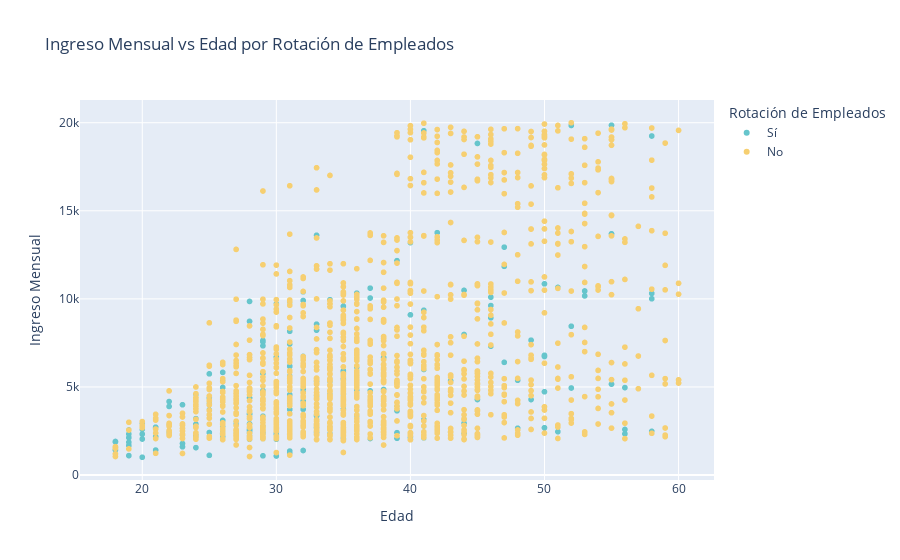

Here is the notebook cell this chart was saved with:
### Code cell
# Gráfico de dispersión
fig2 = px.scatter(df, x='Age', y='MonthlyIncome', color='Attrition', 
                  title='Ingreso Mensual vs Edad por Rotación de Empleados',
                  labels={'Attrition': 'Rotación de Empleados', 'Age': 'Edad', 'MonthlyIncome': 'Ingreso Mensual'},
                  color_discrete_sequence=px.colors.qualitative.Pastel)
fig2.write_html(os.path.join(output_dir, 'fig6.html'))
fig2.show()

### Figure 1 — Plotly figure (JSON) as saved in the notebook; plotly's stock layout.template omitted (floating-point values rounded to 4 significant figures; data arrays with more than 128 entries replaced by an {"elided": "..."} marker saying what was removed)
{"data": [{"hovertemplate": "Rotación de Empleados=Sí<br>Edad=%{x}<br>Ingreso Mensual=%{y}<extra></extra>", "legendgroup": "Sí", "marker": {"color": "rgb(102, 197, 204)", "symbol": "circle"}, "mode": "markers", "name": "Sí", "showlegend": true, "type": "scattergl", "x": {"elided": "237 int values"}, "xaxis": "x", "y": {"elided": "237 int values"}, "yaxis": "y"}, {"hovertemplate": "Rotación de Empleados=No<br>Edad=%{x}<br>Ingreso Mensual=%{y}<extra></extra>", "legendgroup": "No", "marker": {"color": "rgb(246, 207, 113)", "symbol": "circle"}, "mode": "markers", "name": "No", "showlegend": true, "type": "scattergl", "x": {"elided": "1233 int values"}, "xaxis": "x", "y": {"elided": "1233 int values"}, "yaxis": "y"}], "layout": {"legend": {"title": {"text": "Rotación de Empleados"}, "tracegroupgap": 0}, "title": {"text": "Ingreso Mensual vs Edad por Rotación de Empleados"}, "xaxis": {"anchor": "y", "domain": [0, 1], "title": {"text": "Edad"}}, "yaxis": {"anchor": "x", "domain": [0, 1], "title": {"text": "Ingreso Mensual"}}}}
